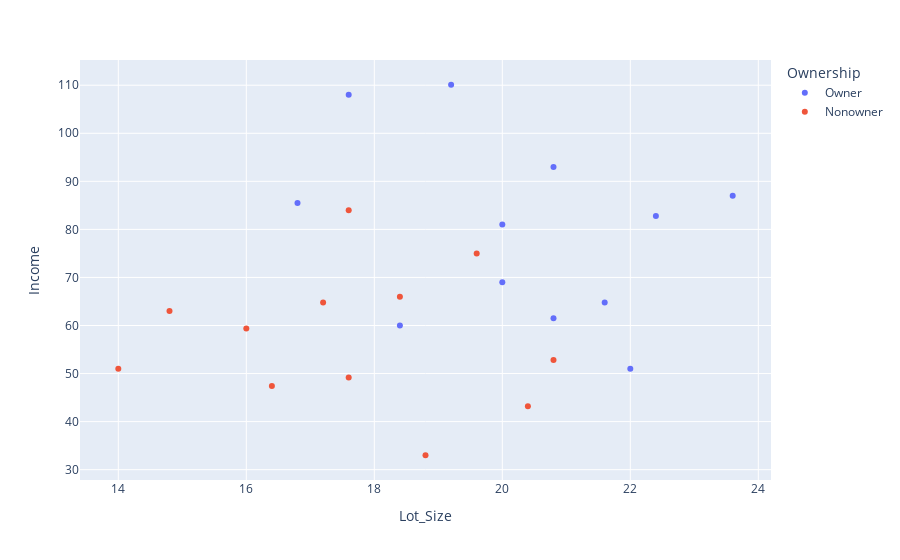

The cell this chart's notebook holds for it:
### Code cell
fig = px.scatter(df, x="Lot_Size", y="Income",color="Ownership", hover_data=['Income','Lot_Size','Ownership'])
fig.show()

### Figure 1 — Plotly figure (JSON) as saved in the notebook; plotly's stock layout.template omitted (floating-point values rounded to 4 significant figures)
{"data": [{"customdata": [["Owner"], ["Owner"], ["Owner"], ["Owner"], ["Owner"], ["Owner"], ["Owner"], ["Owner"], ["Owner"], ["Owner"], ["Owner"], ["Owner"]], "hovertemplate": "Ownership=%{customdata[0]}<br>Lot_Size=%{x}<br>Income=%{y}<extra></extra>", "legendgroup": "Owner", "marker": {"color": "#636efa", "symbol": "circle"}, "mode": "markers", "name": "Owner", "orientation": "v", "showlegend": true, "type": "scatter", "x": [18.4, 16.8, 21.6, 20.8, 23.6, 19.2, 17.6, 22.4, 20, 20.8, 22, 20], "xaxis": "x", "y": [60, 85.5, 64.8, 61.5, 87, 110.1, 108, 82.8, 69, 93, 51, 81], "yaxis": "y"}, {"customdata": [["Nonowner"], ["Nonowner"], ["Nonowner"], ["Nonowner"], ["Nonowner"], ["Nonowner"], ["Nonowner"], ["Nonowner"], ["Nonowner"], ["Nonowner"], ["Nonowner"], ["Nonowner"]], "hovertemplate": "Ownership=%{customdata[0]}<br>Lot_Size=%{x}<br>Income=%{y}<extra></extra>", "legendgroup": "Nonowner", "marker": {"color": "#EF553B", "symbol": "circle"}, "mode": "markers", "name": "Nonowner", "orientation": "v", "showlegend": true, "type": "scatter", "x": [19.6, 20.8, 17.2, 20.4, 17.6, 17.6, 16, 18.4, 16.4, 18.8, 14, 14.8], "xaxis": "x", "y": [75, 52.8, 64.8, 43.2, 84, 49.2, 59.4, 66, 47.4, 33, 51, 63], "yaxis": "y"}], "layout": {"legend": {"title": {"text": "Ownership"}, "tracegroupgap": 0}, "margin": {"t": 60}, "xaxis": {"anchor": "y", "domain": [0, 1], "title": {"text": "Lot_Size"}}, "yaxis": {"anchor": "x", "domain": [0, 1], "title": {"text": "Income"}}}}
